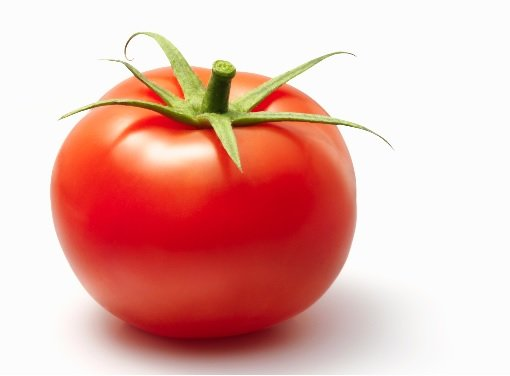
#> input picture img/t2.jpg, 510 x 376 px, found by its file name
$ python test1.py
#> lines starting #> are read from the running program, lines starting #| are printed output that depends on the picture; after the words box and inside, x2 and y2 are one past the last pixel; in counts of white or black regions, pixels touching at a corner belong together
import numpy as np
import cv2
from matplotlib import pyplot as plt

#img = cv2.imread("2.jpg",0)
#print(img.shape)
#print(img)

img = cv2.imread('t2.jpg')
#> img is the input picture: shape (376, 510, 3); mean B, G, R 172.3, 179.3, 230.2
gray = cv2.cvtColor(img, cv2.COLOR_BGR2GRAY)
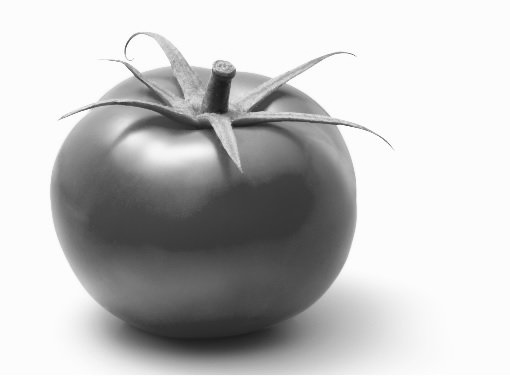
#> gray: shape (376, 510); min 26, max 255, mean 193.7
#ret, thresh = cv2.threshold(gray, 0, 255, cv2.THRESH_BINARY_INV + cv2.THRESH_OTSU)
ret, thresh = cv2.threshold(gray, 0, 255, cv2.THRESH_BINARY_INV + cv2.THRESH_OTSU)
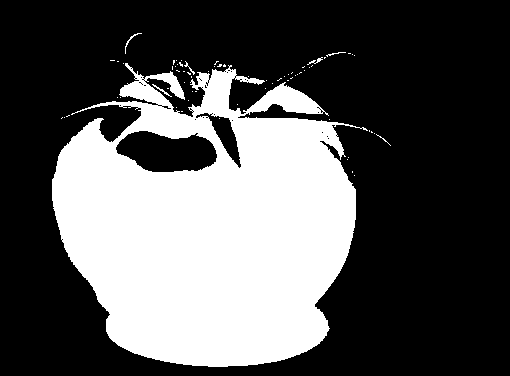
#> thresh: shape (376, 510); 33.4% white; 69 white regions (63 under 20 px), largest, box (x1, y1, x2, y2) and area: (52, 63, 368, 367) 63788, (125, 33, 142, 54) 42, (152, 84, 172, 97) 39, (307, 57, 323, 65) 38, (184, 61, 195, 75) 29, (326, 52, 346, 57) 26
#> ret = 169
#detect it
#result = find_strawberry(image)
#write the new image
cv2.imwrite('t.jpg', thresh)

def show(image):
    # Figure size in inches
    plt.figure(figsize=(10, 10))

    # Show image, with nearest neighbour interpolation
    plt.imshow(image, interpolation='nearest')

$ run again, with img/t1.jpg copied over img/t2.jpg
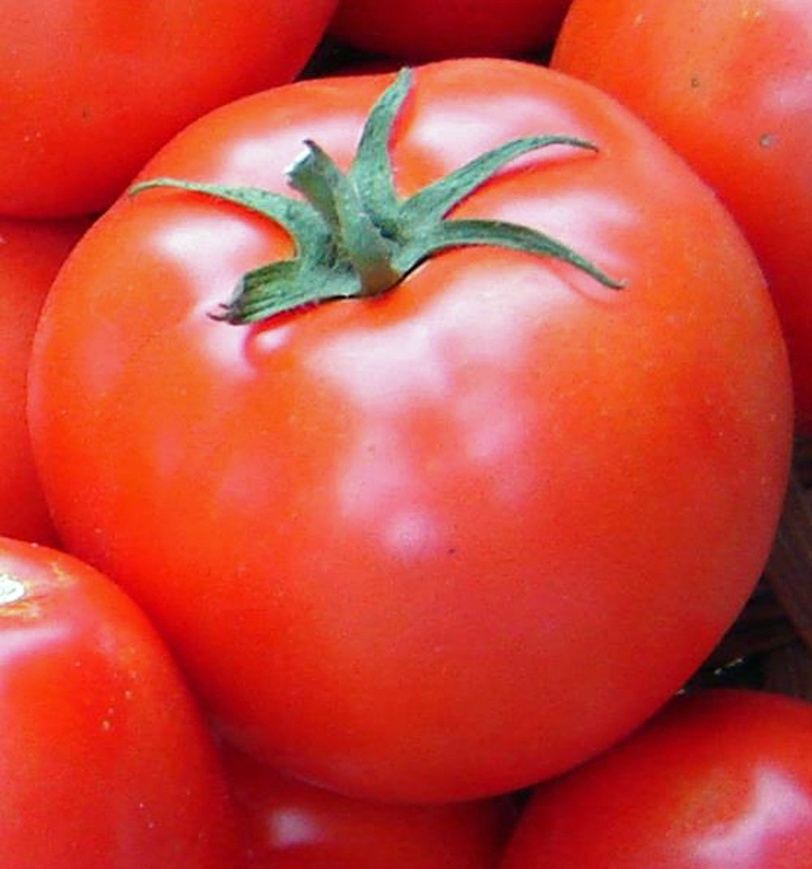
#> input picture img/t1.jpg, 812 x 869 px, shrunk from 1000 x 1070 before the run, found by its file name
#> img is the input picture: shape (869, 812, 3); mean B, G, R 58.7, 72.2, 204.7
#> `gray = cv2.cvtColor(img, cv2.COLOR_BGR2GRAY)`:
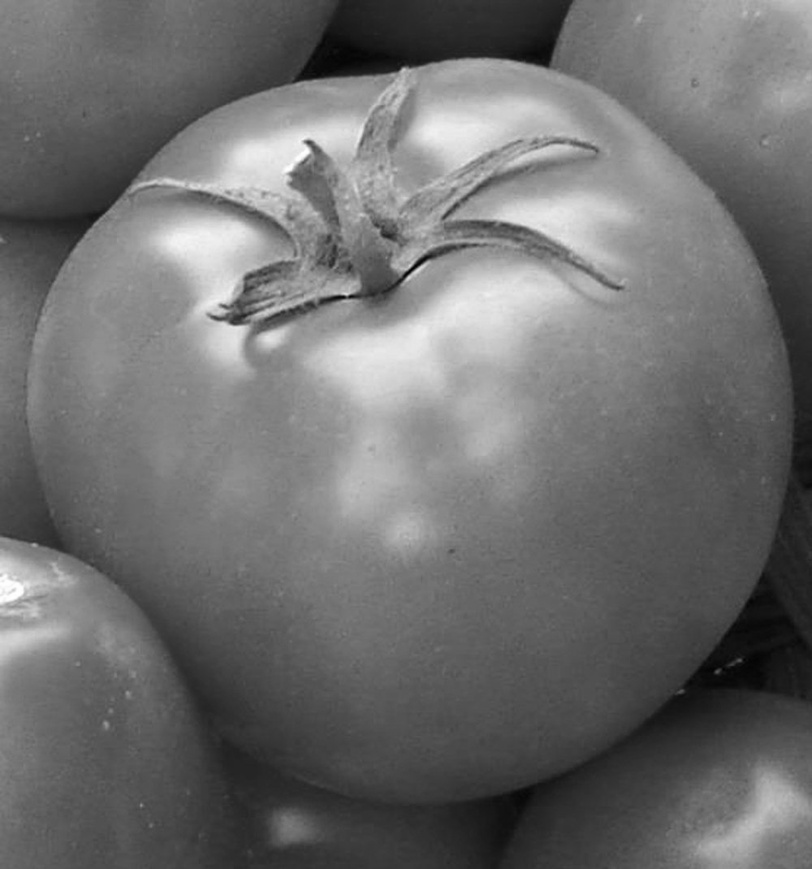
#> gray: shape (869, 812); min 2, max 255, mean 110.3
#> `ret, thresh = cv2.threshold(gray, 0, 255, cv2.THRESH_BINARY_INV + cv2...`:
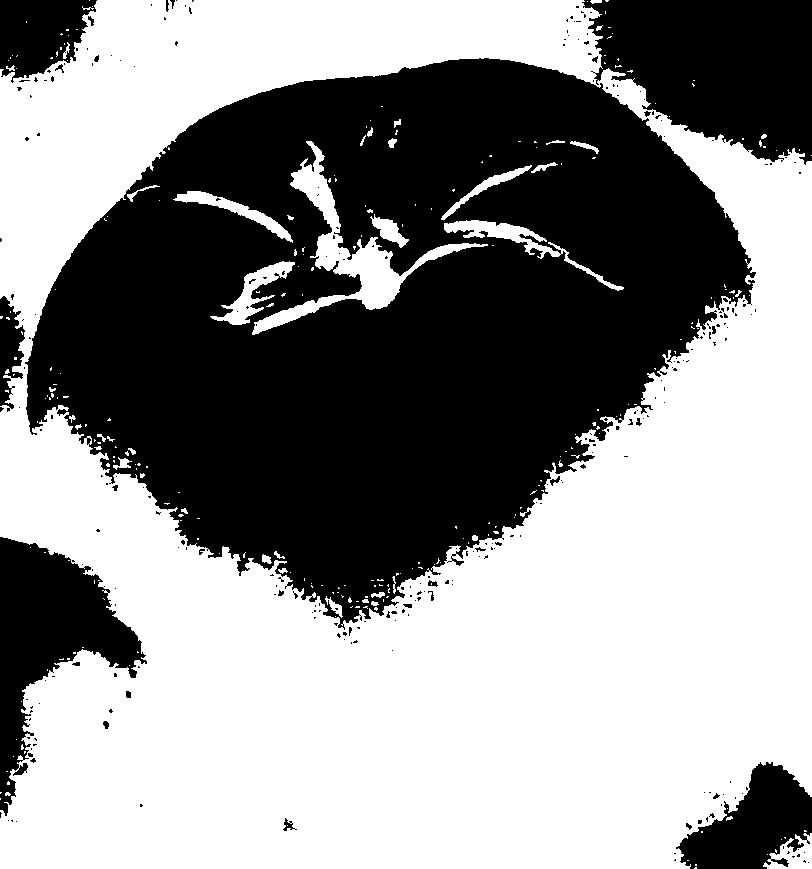
#> thresh: shape (869, 812); 55.8% white; 274 black regions (245 under 20 px), largest, box (x1, y1, x2, y2) and area: (25, 58, 756, 630) 250909, (582, 0, 812, 165) 27047, (0, 537, 147, 816) 16288
#> ret = 114
